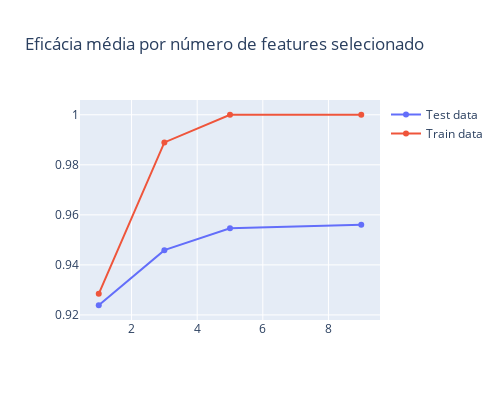
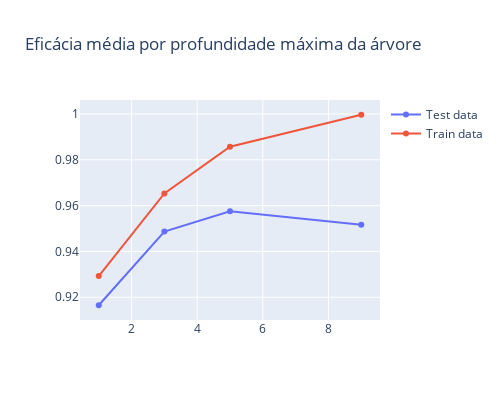

Source (notebook cell) for these figures, in order:
### Code cell
fig = go.Figure()
fig.add_scatter(x=(1, 3, 5, 9), y=features_mean_scores[0], name="Dados de teste")
fig.add_scatter(x=(1, 3, 5, 9), y=features_mean_scores[1], name="Dados de treino")
fig.update_layout(width=500, height=400, title_text="Eficácia média por número de features selecionado")
fig.show()

fig = go.Figure()
fig.add_scatter(x=(1, 3, 5, 9), y=max_depth_mean_scores[0], name="Dados de teste")
fig.add_scatter(x=(1, 3, 5, 9), y=max_depth_mean_scores[1], name="Dados de treino")
fig.update_layout(width=500, height=400, title_text="Eficácia média por profundidade máxima da árvore")
fig.show()

### Figure 1 — Plotly figure (JSON) as saved in the notebook; plotly's stock layout.template omitted (floating-point values rounded to 4 significant figures)
{"data": [{"name": "Test data", "type": "scatter", "x": [1, 3, 5, 9], "y": [0.9239, 0.9459, 0.9546, 0.9561]}, {"name": "Train data", "type": "scatter", "x": [1, 3, 5, 9], "y": [0.9284, 0.9889, 1, 1]}], "layout": {"height": 400, "title": {"text": "Eficácia média por número de features selecionado"}, "width": 500}}

### Figure 2 — Plotly figure (JSON) as saved in the notebook; plotly's stock layout.template omitted (floating-point values rounded to 4 significant figures)
{"data": [{"name": "Test data", "type": "scatter", "x": [1, 3, 5, 9], "y": [0.9165, 0.9487, 0.9575, 0.9517]}, {"name": "Train data", "type": "scatter", "x": [1, 3, 5, 9], "y": [0.9292, 0.9653, 0.9857, 0.9997]}], "layout": {"height": 400, "title": {"text": "Eficácia média por profundidade máxima da árvore"}, "width": 500}}
